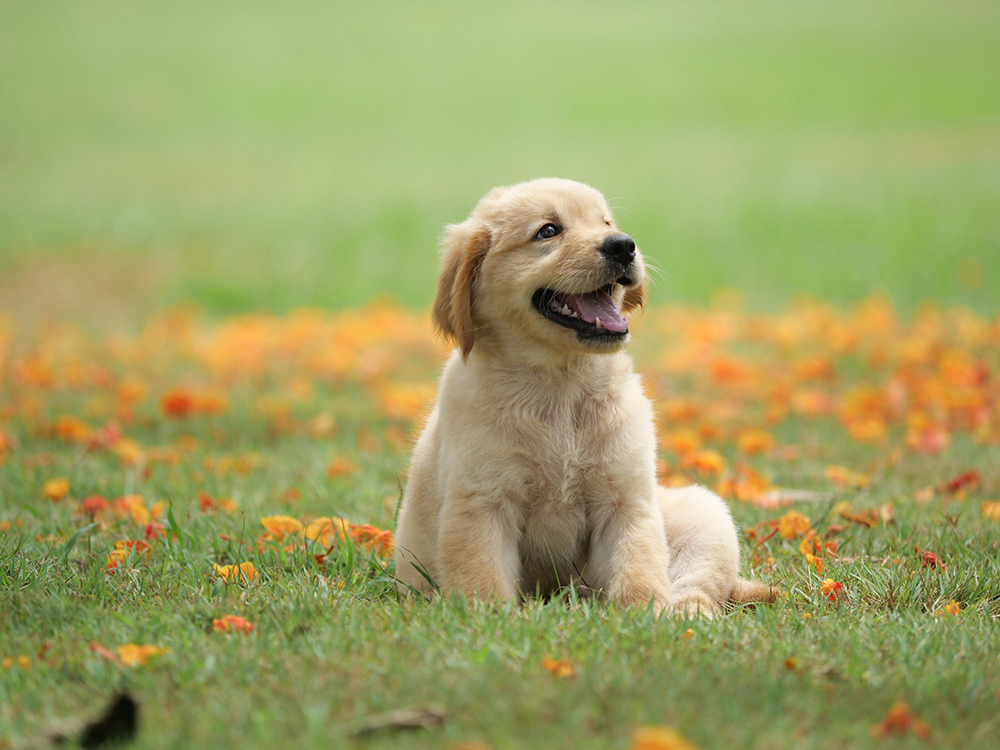
#> input picture ColorImageProcessing/dog.jpg, 1000 x 750 px
$ python ColorChannel.py
#> lines starting #> are read from the running program, lines starting #| are printed output that depends on the picture
import cv2 as cv
import numpy as np
import matplotlib.pyplot as plt
import colorsys
import random as rd

img = cv.imread('./dog.jpg')
#> img is the input picture: shape (750, 1000, 3); mean B, G, R 99, 161.6, 159.2
rgb_img = cv.cvtColor(img, cv.COLOR_BGR2RGB)

b, g, r = cv.split(img)
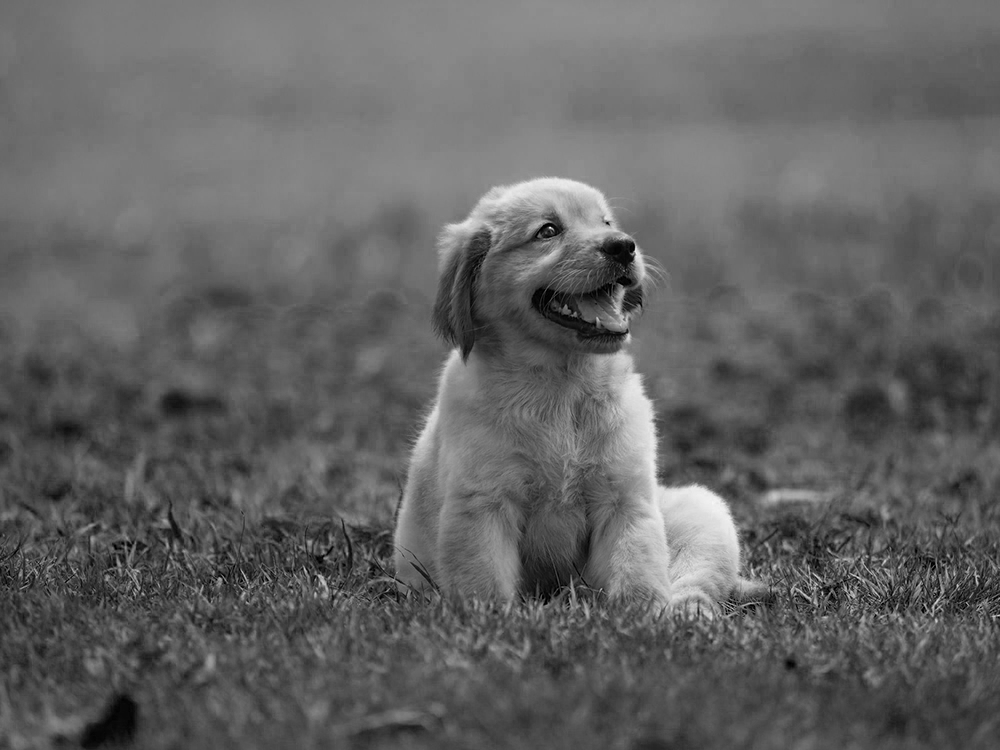
#> b: shape (750, 1000); min 0, max 253, mean 99
# print(b, g, r)
np.savetxt('b_channel.dat', b)
np.savetxt('g_channel.dat', g)
np.savetxt('r_channel.dat', r)
cv.imwrite('b_channel.jpg', b)
cv.imwrite('g_channel.jpg', g)
cv.imwrite('r_channel.jpg', r)

hsv_img = cv.cvtColor(img, cv.COLOR_BGR2HSV)
#> hsv_img: shape (750, 1000, 3); mean H, S, V 32.3, 108.7, 172
h, s, v = cv.split(hsv_img)
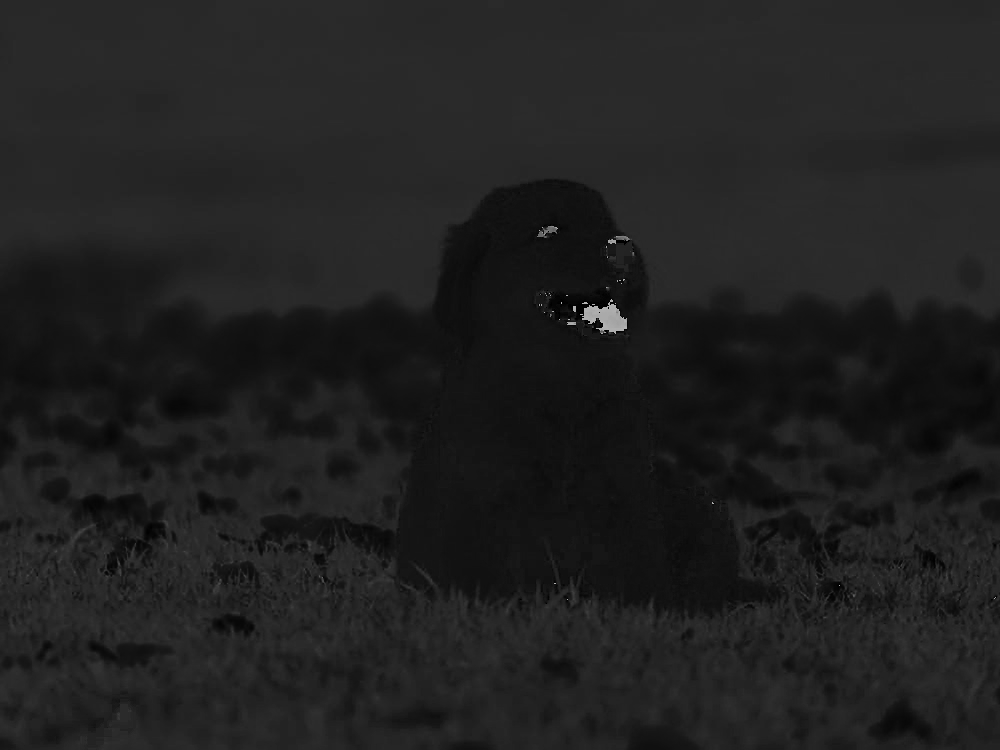
#> h: shape (750, 1000); min 0, max 179, mean 32.3
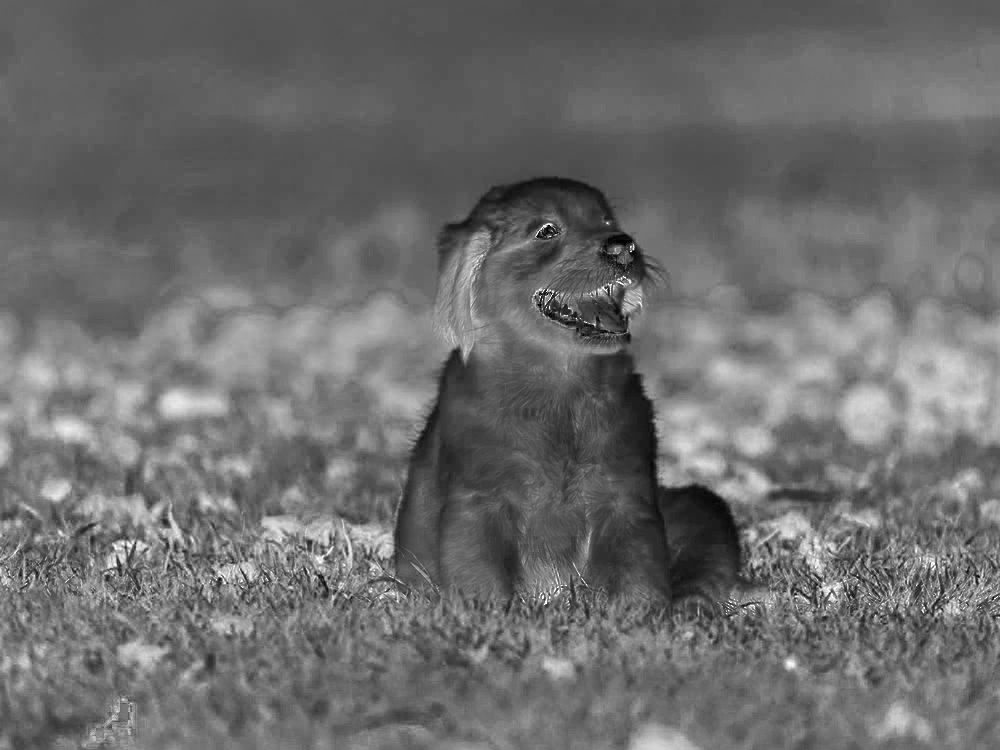
#> s: shape (750, 1000); min 0, max 255, mean 108.7
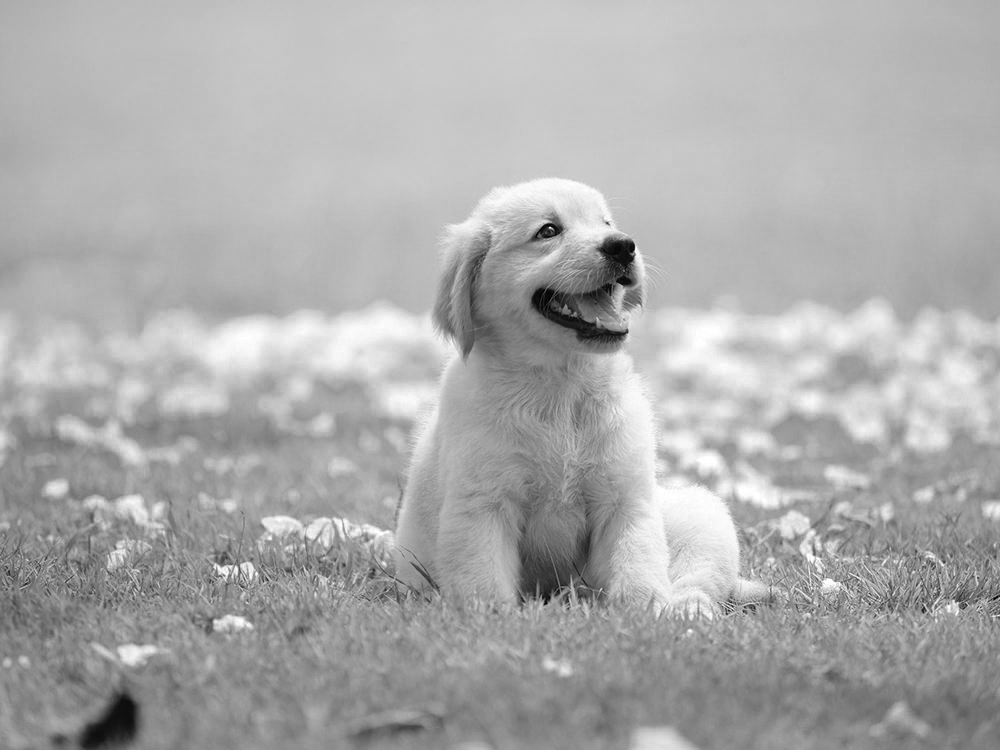
#> v: shape (750, 1000); min 1, max 255, mean 172
print(h, s, v)
#> (printed output is left out)
np.savetxt('h_channel.dat', h)
np.savetxt('s_channel.dat', s)
np.savetxt('v_channel.dat', v)
cv.imwrite('h_channel.jpg', h)
cv.imwrite('s_channel.jpg', s)
cv.imwrite('v_channel.jpg', v)
hsv_split = np.concatenate((h, s, v), axis=1)
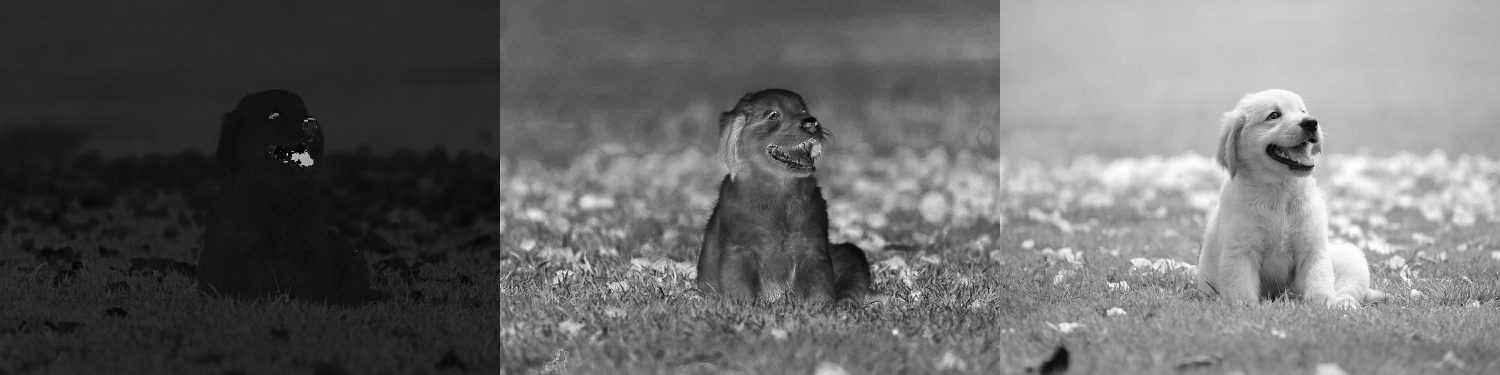
#> hsv_split: shape (750, 3000) (shown at 1/2 size); min 0, max 255, mean 104.3
# cv.imshow('Split HSV', hsv_split)

merge_img = cv.merge([b, g, r])

# result = np.concatenate((img, rgb_img), axis=1)
# cv.imshow('Orginial', result)
plt.imshow(img)
plt.show()
stack = np.hstack([img, rgb_img, hsv_img])
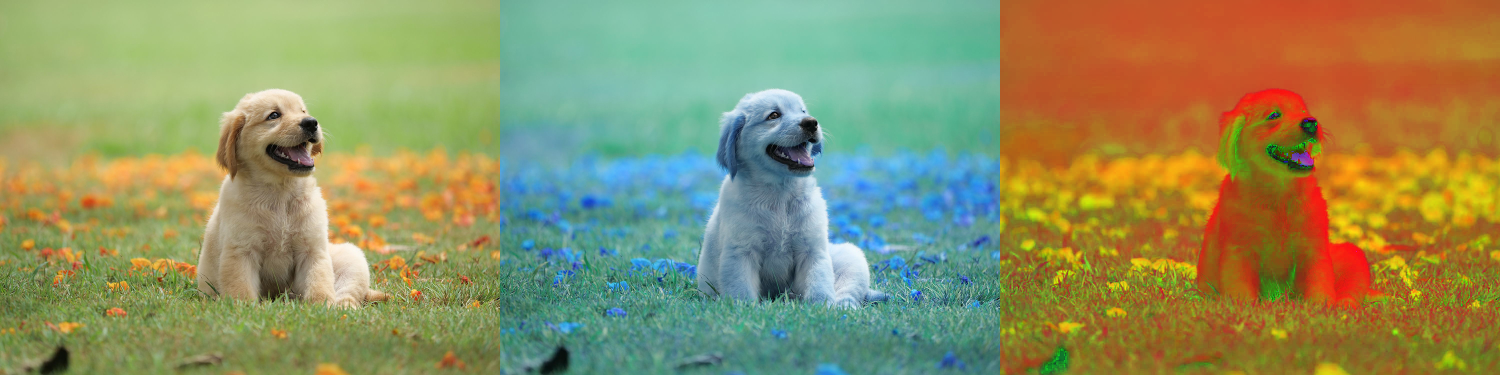
#> stack: shape (750, 3000, 3) (shown at 1/2 size); mean B, G, R 96.8, 144, 143.4
cv.imshow('Orginal', stack)
print('Finish Compute')
cv.waitKey(0)
cv.destroyAllWindows()
